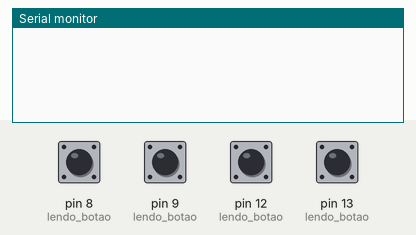
Bench run of a sketch on a simulated Arduino Uno, built with avr-gcc and run on an emulated ATmega328P. Parts: the last lines printed to the serial monitor. The test bench sets the inputs (shaded band); at power-on: pin 8 (lendo_botao), pin 9 (lendo_botao), pin 12 (lendo_botao), pin 13 (lendo_botao) HIGH. No radio packets arrive unless stated.

Above: at 1.2 s.
1.3 s: pin 8 (lendo_botao) pulled LOW for 0.15 s
At 2.2 s:
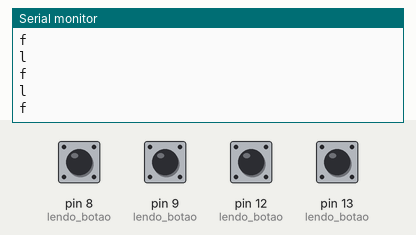
2.9 s: pin 9 (lendo_botao) pulled LOW for 0.15 s
At 3.4 s:
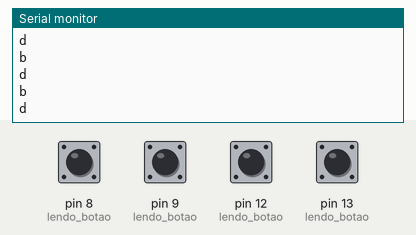
4.5 s: pin 12 (lendo_botao) pulled LOW for 0.15 s
At 5.8 s:
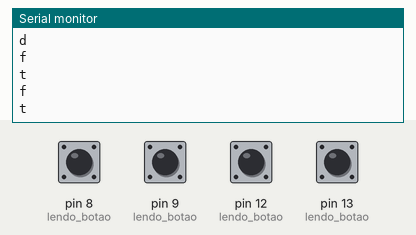
6.1 s: pin 13 (lendo_botao) pulled LOW for 0.15 s
At 7.1 s:
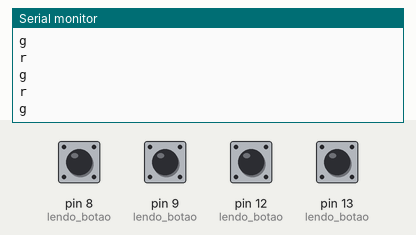

The sketch:

Programacaodocontrole.ino
```cpp
#include <VirtualWire.h>

char T_C_LED[2];         //Armazena o estado do LED
int sensorVal = 1;

void setup(){

  Serial.begin(9600);
  vw_set_tx_pin(7); // pino de dados do transmissor
  vw_setup(2000);   // taxa de transmissao por segundo em bits

  pinMode(8, INPUT_PULLUP);  // lendo botao
  pinMode(9, INPUT_PULLUP);  // lendo botao
  pinMode(13, INPUT_PULLUP); // lendo botao
  pinMode(12, INPUT_PULLUP); // lendo botao

}

void loop(){

   sensorVal = digitalRead(12);

    while(sensorVal == 0){

     T_C_LED[0] = 'f';
     T_C_LED[1] = 't';
     Serial.println(T_C_LED[0]);
     Serial.println(T_C_LED[1]);

     send(T_C_LED);

     send(T_C_LED);

      sensorVal = 1;
  }

  sensorVal = digitalRead(8);

  while(sensorVal == 0){

     T_C_LED[0] = 'l';
     T_C_LED[1] = 'f';
     Serial.println(T_C_LED[0]);
     Serial.println(T_C_LED[1]);

     send(T_C_LED);

     sensorVal = 1;
  }

  sensorVal = digitalRead(9);

    while(sensorVal == 0){

     T_C_LED[0] = 'b';
     T_C_LED[1] = 'd';
     Serial.println(T_C_LED[0]);
     Serial.println(T_C_LED[1]);

     send(T_C_LED);

      sensorVal = 1;
  }

  sensorVal = digitalRead(13);

  while(sensorVal == 0){
     T_C_LED[0] = 'r';
     T_C_LED[1] = 'g';
     Serial.println(T_C_LED[0]);
     Serial.println(T_C_LED[1]);

     send(T_C_LED);
      sensorVal = 1;
  }

}

void send (char *mensagem)
{
  vw_send((uint8_t *)T_C_LED, strlen(T_C_LED)); //Envia os dados
  vw_wait_tx(); // Aguarda o envio de dados
}
```

Measured:
- after the input at 1.3 s, the serial monitor: prints a new line at once (image 1)
- after the input at 2.9 s, the serial monitor: prints a new line at once (image 2)
- after the input at 4.5 s, the serial monitor: prints a new line at once (image 3)
- after the input at 6.1 s, the serial monitor: prints a new line at once (image 4)
